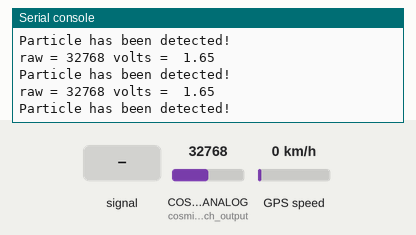
Recording of a program running on a simulated CircuitPython board. On the bench: the last lines printed to the serial console. Inputs (shaded band) come from the test bench; at power-on: GPS speed 0 km/h, COSMIC_ANALOG (cosmic_watch_output) = 32768 (analog values on the 0–65535 scale). The clock reads 2024-03-15 10:24:30 at power-on unless the program sets it; the GPS gets a fix after 3 s at 37.7749, -122.4194 with 8 satellites.

Above: at 1.2 s.
1.3 s: COSMIC_ANALOG (cosmic_watch_output) fed a 200 Hz sine of ±29490 counts around its level
2.9 s: GPS speed set to 2 km/h
At 3.9 s:
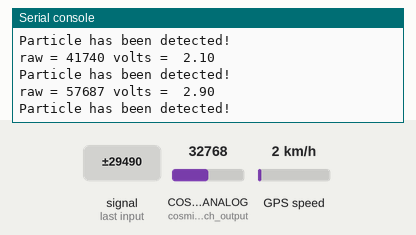
4.5 s: COSMIC_ANALOG (cosmic_watch_output) set to 45874
At 5.0 s:
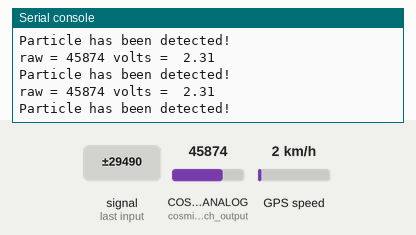
6.0 s: COSMIC_ANALOG (cosmic_watch_output) fed a 1000 Hz sine of ±16383 counts around its level
7.5 s: GPS speed set to 30 km/h
At 8.2 s:
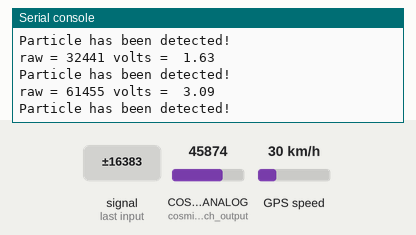
9.0 s: COSMIC_ANALOG (cosmic_watch_output) set to 57670
At 10.1 s:
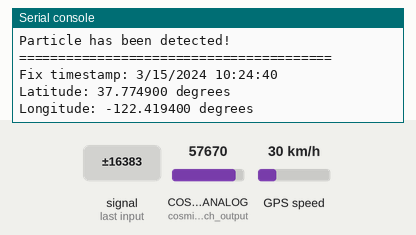
Timing chart, 0 to 11.5 s (numbered marks = the images above; inputs shaded):
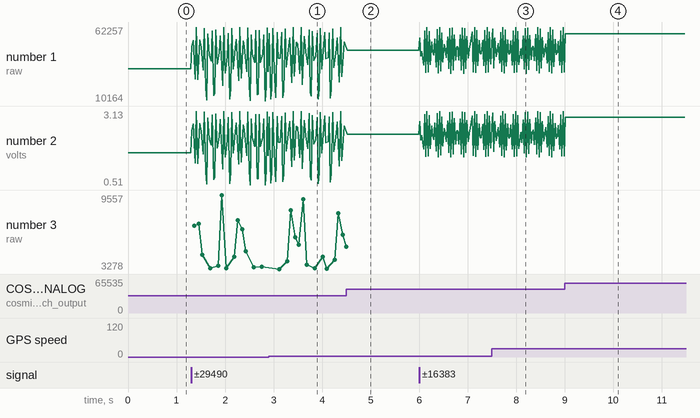

The program:

TRANcode.py
```python
import time

import board
import busio
import analogio
import adafruit_gps

cosmic_watch_output = analogio.AnalogIn(board.COSMIC_ANALOG)
counter = 0
SIGNAL_THRESHOLD = 1000

def get_voltage(raw):
    return (raw * 3.3) / 65536

uart0 = busio.UART(board.TX0, board.RX0, baudrate=9600, timeout=10)

uart1 = busio.UART(board.TX1, board.RX1, baudrate=9600, timeout=10)


gps = adafruit_gps.GPS(uart1, debug=True)  # Use UART/pyserial


# Turn on the basic GGA and RMC info (what you typically want)
gps.send_command(b"PMTK314,0,1,0,1,0,0,0,0,0,0,0,0,0,0,0,0,0,0,0")


# Set update rate to once a second (1hz) which is what you typically want.
gps.send_command(b"PMTK220,1000")


# Main loop runs forever printing the location, etc. every second.
last_print = time.monotonic()

try:
    while True:
        raw = cosmic_watch_output.value
        volts = get_voltage(raw)
        #print("raw = {:5d} volts = {:5.2f}".format(raw, volts))
        if cosmic_watch_output.value > SIGNAL_THRESHOLD:
            counter += 1
            print("raw = {:5d} volts = {:5.2f}".format(raw, volts))
            print("Particle has been detected!")
            uart0.write(b"Particle detected!\n")

            gps.send_command(b"PGCMD,33,1")
            gps.update()
            current = time.monotonic()
            if current - last_print >= 1.0:
                last_print = current
                if not gps.has_fix:
                    print("Waiting for fix...")
                    continue
                print("=" * 40)
                print(
                    "Fix timestamp: {}/{}/{} {:02}:{:02}:{:02}".format(  # noqa: UP032
                        gps.timestamp_utc.tm_mon,
                        gps.timestamp_utc.tm_mday,
                        gps.timestamp_utc.tm_year,
                        gps.timestamp_utc.tm_hour,
                        gps.timestamp_utc.tm_min,
                        gps.timestamp_utc.tm_sec,
                    )
                )
                print(f"Latitude: {gps.latitude:.6f} degrees")
                print(f"Longitude: {gps.longitude:.6f} degrees")
                print(f"Precise Latitude: {gps.latitude_degrees} degs, {gps.latitude_minutes:2.4f} mins")
                print(f"Precise Longitude: {gps.longitude_degrees} degs, {gps.longitude_minutes:2.4f} mins")
                print(f"Fix quality: {gps.fix_quality}")


                if gps.satellites is not None:
                    print(f"# satellites: {gps.satellites}")
                if gps.altitude_m is not None:
                    print(f"Altitude: {gps.altitude_m} meters")
                if gps.speed_knots is not None:
                    print(f"Speed: {gps.speed_knots} knots")
                if gps.speed_kmh is not None:
                    print(f"Speed: {gps.speed_kmh} km/h")
                if gps.track_angle_deg is not None:
                    print(f"Track angle: {gps.track_angle_deg} degrees")
                if gps.horizontal_dilution is not None:
                    print(f"Horizontal dilution: {gps.horizontal_dilution}")
                if gps.height_geoid is not None:
                    print(f"Height geoid: {gps.height_geoid} meters")


except KeyboardInterrupt:
    print("Program has been interrupted")
    print("============================")
    print(f"Total Particle Counts:{counter}")
```

Measured:
- plotted number 1: 32768 → 30768 after the input at 1.3 s
- plotted number 2: 1.65 → 1.55 after the input at 1.3 s
